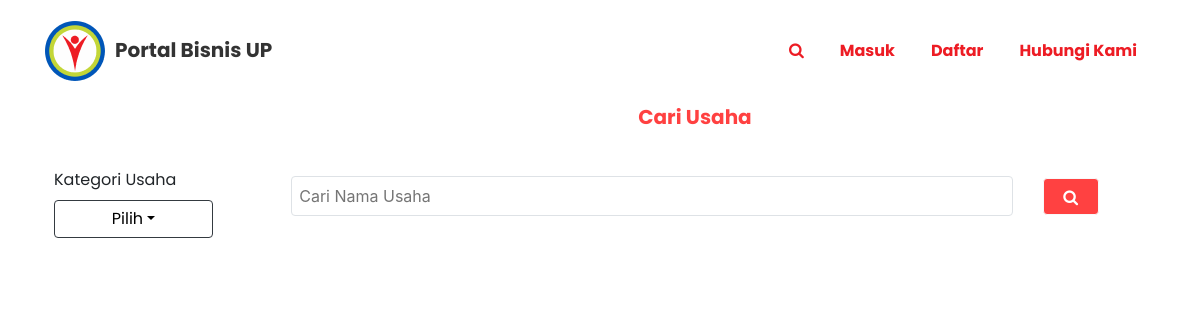
/cari, run on an earlier commit of the app's database.
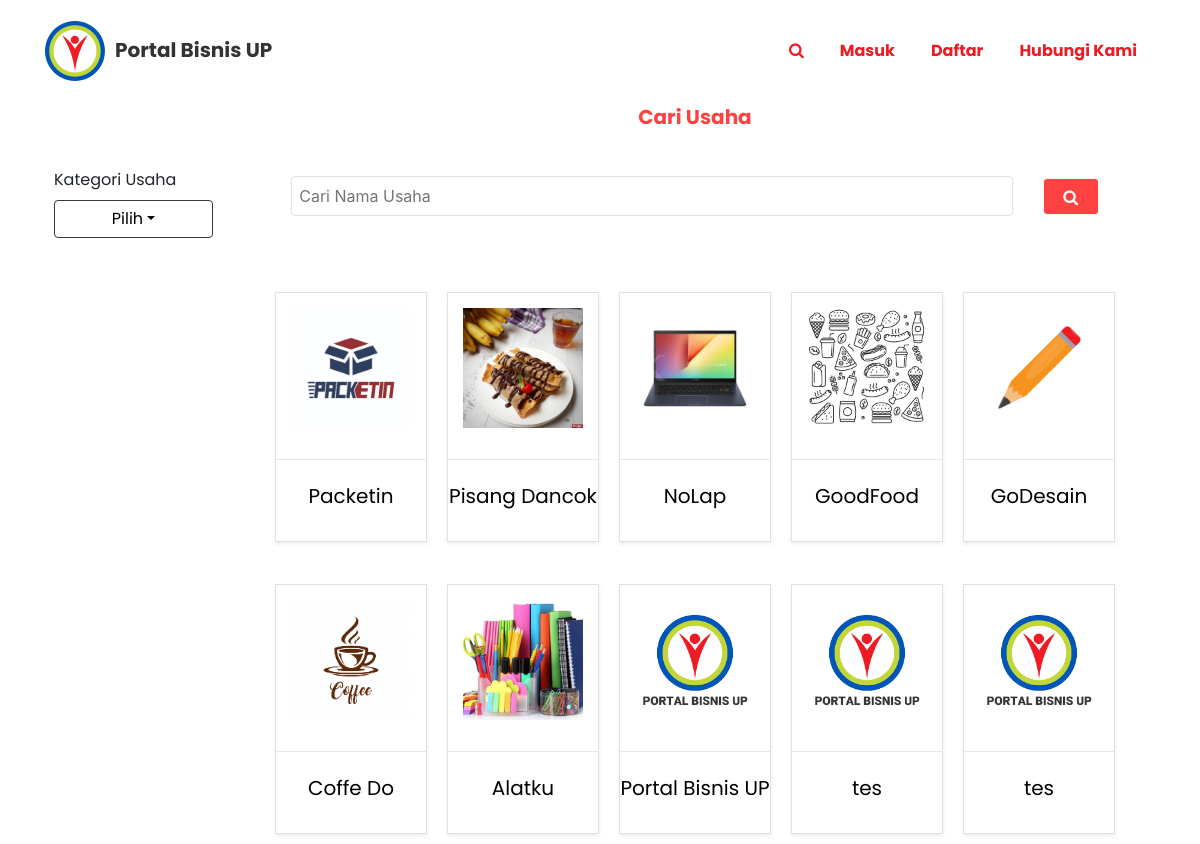
And on a later commit of the database.
### tables this page shows
CREATE TABLE `usaha` (
  `id_usaha` int(11) NOT NULL,
  `uid` int(11) NOT NULL,
  `nama_usaha` varchar(100) NOT NULL,
  `deskripsi` text NOT NULL,
  `foto_usaha` varchar(100) NOT NULL,
  `layanan` text NOT NULL,
  `instagram` varchar(55) NOT NULL,
  `facebook` varchar(55) NOT NULL,
  `telegram` varchar(55) NOT NULL,
  `whatsapp` varchar(55) NOT NULL,
  `kontak` varchar(55) NOT NULL,
  `kategori` int(55) NOT NULL,
  `lokasi` varchar(55) NOT NULL,
  `id_ulasan` int(11) NOT NULL,
  `owner` varchar(55) NOT NULL,
  `waktu_kerja` varchar(55) NOT NULL,
  `id_report` int(11) NOT NULL,
  `twitter` text NOT NULL
);

### application/controllers/cariController.php (called while the page is built, shortened)
<?php
class CariController extends CI_Controller
{
    public function cari()
    {
            $this->load->model('BackOfficeModel');
            $data['usaha'] = $this->BackOfficeModel->getAllUsaha();
            $this->load->view('customer/navbar_customer');
            $this->load->view('customer/cari', $data);
    }
}

### index.php (called while the page is built, shortened)
<?php
require_once BASEPATH.'core/CodeIgniter.php';

### application/models/BackOfficeModel.php (called while the page is built, shortened)
<?php
class BackOfficeModel extends CI_Model
{
    public function getAllUsaha()
    {
        $query = $this->db->get('usaha');
        return $query->result();
    }
}

### application/views/customer/cari.php (the view, shortened to what this page needs)
<div>
    <div class="container">
        <div class="row">
            <div class="col-md-3 col-lg-2" style="margin-top:5%;margin-bottom:5%; padding-left: 0px;padding-right: 0px;">
                <div class="row" style="margin: 9px;">
                    <div class="col-12" style="font-family: Poppins, sans-serif;"><label>Kategori Usaha</label>
                    <div class="dropdown">
                            <button class="btn btn-primary dropdown-toggle border-dark" data-toggle="dropdown" aria-expanded="false" type="button" style="background-color: rgb(255,255,255);width: 159px;color: rgb(0,0,0);">Pilih</button>
                        </div>
                    </div>
                </div>
            </div>
            <div class="col-md-8 col-lg-10" style="padding: 0px;padding-right: 0;height: auto;">
                <div class="row">
                    <div class="col">
                        <div class="form-row">
                            <div class="col d-flex d-lg-flex justify-content-center justify-content-lg-center" style="padding: 0px;margin-bottom: 20px;"><span class="text-center" style="font-size: 20px;color: #ff4141;font-weight: bold;font-family: Poppins, sans-serif;font-style: normal;">Cari Usaha</span></div>
                        </div>
                        <form action="<?= base_url('kategori_cari') ?>">
                            <div class="row">
                                <div class="col d-flex d-xl-flex justify-content-center align-items-center justify-content-xl-center align-items-xl-center" style="margin: 24px;">
                                        <input class="border rounded" type="search" placeholder="Cari Nama Usaha"  id="search-field" name="search" style="padding: 7px;width: 80%;">
                                        <button class="btn btn-light action-button " type="submit" style="color: #ffffff;margin-left: 30px;width: 56px;height: 37px;background-color: #ff4141;">
                                        <i class="fa fa-search " style="font-size: 16px;"></i>
                                        </button>
                                </div>
                            </div>
                        </form>
                    </div>
                </div>
                <div class="row no-gutters justify-content-center features" style="font-family: Poppins, sans-serif;margin-top: 20px;max-height: 353px;min-height: 353px;">
                    <?php $count = 0; ?>
                    <?php foreach ($usaha as $row) : ?>
                    <div class="col-6 col-sm-4 col-md-5 col-lg-4 col-xl-2 d-xl-flex justify-content-xl-center align-items-xl-center item" style="margin-top: 22px;max-width: 100%;padding: 10px;">
                    <?php $count+=1?>
                       <a href="<?= base_url('detail_cari?iu=' . $row->id_usaha) ?>">
                            <div class="border rounded-0 shadow-sm box" style="min-height: 250px;max-height: 350px;">
                                <div class="row">
                                    <div class="col d-flex justify-content-center align-items-center"><img src="<?= $row->foto_usaha?>" style="padding: 15px;width: 150px;height: 150px;min-width: 150px;max-width: 150px;min-height: 150px;max-height: 150px;" /></div>
                                </div>
                                <hr />
                                <div class="row" style="margin-top: 5px;margin-bottom: 5px;">
                                    <div class="col text-center" style="padding: 5px;">
                                    <span class="text-break" style="font-size: 20px;color: rgb(0,0,0);"><?= $row->nama_usaha;?> <br> </span>
                                    </div>
                                </div>
                            </div>
                        </a>
                    </div>
                    <?php endforeach; ?>
                    <?php if ($count%3==0){
                        echo "</div><br>";
                        }else{
                            echo "</div>";
                        }?>
                </div>
            </div>
        </div>
    </div>

### application/views/customer/navbar_customer.php (shortened to what this page needs)
<!DOCTYPE html>
<html style="font-family: Poppins, sans-serif;">
<head>
    <link rel="stylesheet" href="assets/bootstrap/css/bootstrap.min.css">
    <link rel="stylesheet" href="assets/fonts/font-awesome.min.css">
    <link rel="stylesheet" href="assets/css/Features-Boxed.css">
    <link rel="stylesheet" href="assets/css/Navigation-Clean.css">
    <link rel="stylesheet" href="assets/css/styles.css">
</head>
<body>
    <nav class="navbar navbar-light navbar-expand-md navigation-clean" style="font-family: Poppins, sans-serif;">
        <div class="container"><a class="navbar-brand" href="#"><img src="assets/img/logo doang 1.png" />Portal Bisnis UP</a>
            <div class="collapse navbar-collapse" id="navcol-1" style="background-color: #ffffff;">
                <ul class="nav navbar-nav ml-auto">
                    <li class="nav-item" role="presentation"><a class="nav-link" href="<?= base_url() ?>" style="color: #ed1c24;"><i class="fa fa-search" style="font-size: 16px;"></i></a></li>
                    <li class="nav-item" role="presentation"><a class="nav-link" href="<?= base_url('login') ?>" style="color: #ed1c24;font-weight: bold;">Masuk</a></li>
                    <li class="nav-item" role="presentation"><a class="nav-link" href="<?= base_url('register') ?>" style="color: #ed1c24;font-weight: bold;">Daftar</a></li>
                    <li class="nav-item" role="presentation"><a class="nav-link" href="<?= base_url('hubungi_general') ?>" style="color: #ed1c24;font-weight: bold;">Hubungi Kami</a></li>
                </ul>
            </div>
        </div>
    </nav>

### assets/css/Navigation-Clean.css (style rules this page uses)
.navigation-clean { background: #fff; padding-top: .75rem; padding-bottom: .75rem; color: #333; border-radius: 0; box-shadow: none; border: none; margin-bottom: 0; }
@media (min-width:768px) { .navigation-clean { padding-top: 1rem; padding-bottom: 1rem; } }
.navigation-clean .navbar-brand { font-weight: bold; color: inherit; }
.navigation-clean .navbar-brand img { height: 100%; display: inline-block; margin-right: 10px; width: auto; }
.navigation-clean .navbar-collapse, .navigation-clean .form-inline { border-top-color: #ddd; }
.navigation-clean.navbar .navbar-nav .nav-link { padding-left: 18px; padding-right: 18px; }
.navigation-clean.navbar-light .navbar-nav .nav-link { color: #465765; }

What changed in the data, as far as the page shows it:
added usaha: foto_usaha (picture), nama_usaha "Packetin"
added usaha: foto_usaha (picture), nama_usaha "Pisang Dancok"
added usaha: foto_usaha (picture), nama_usaha "NoLap"
added usaha: foto_usaha (picture), nama_usaha "GoodFood"
added usaha: foto_usaha (picture), nama_usaha "GoDesain"
added usaha: foto_usaha (picture), nama_usaha "Coffe Do"
added usaha: foto_usaha (picture), nama_usaha "Alatku"
added usaha: foto_usaha (picture), nama_usaha "Portal Bisnis UP"
added usaha: foto_usaha (picture), nama_usaha "tes"
added usaha: foto_usaha (picture), nama_usaha "tes"
